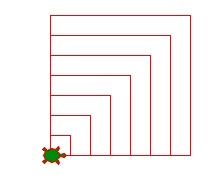

This figure's Python source:
# nested loops
import turtle

a = 20
for i in range(7):
    for i in range(4):
        turtle.forward(a)
        turtle.left(90)
    a += 20

turtle.done()
